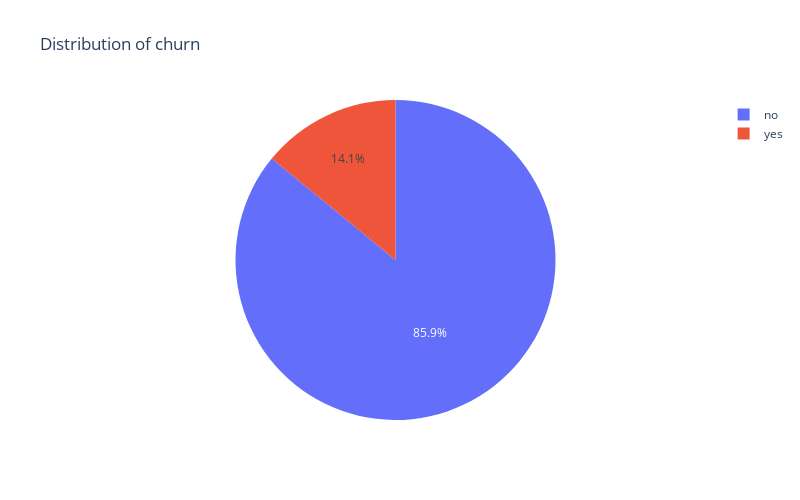

Notebook code for this chart:
### Code cell
def plotly_plot_pie(df, column, limit=None, title=None):
    a = pd.DataFrame({'count': df.groupby([column]).size()}).reset_index()
    a = a.sort_values("count", ascending=False)
    if limit:
        a.loc[a['count'] < limit, column] = f'Other {column}s'
    if title == None:
        title=f'Distribution of {column}'
    fig = px.pie(a, values='count', names=column, title=title, width=800, height=500)
    fig.show()
plotly_plot_pie(df, 'churn')

### Figure 1 — Plotly figure (JSON) as saved in the notebook; plotly's stock layout.template omitted (floating-point values rounded to 4 significant figures)
{"data": [{"domain": {"x": [0, 1], "y": [0, 1]}, "hovertemplate": "churn=%{label}<br>count=%{value}<extra></extra>", "labels": ["no", "yes"], "legendgroup": "", "name": "", "showlegend": true, "type": "pie", "values": [3652, 598]}], "layout": {"height": 500, "legend": {"tracegroupgap": 0}, "title": {"text": "Distribution of churn"}, "width": 800}}
